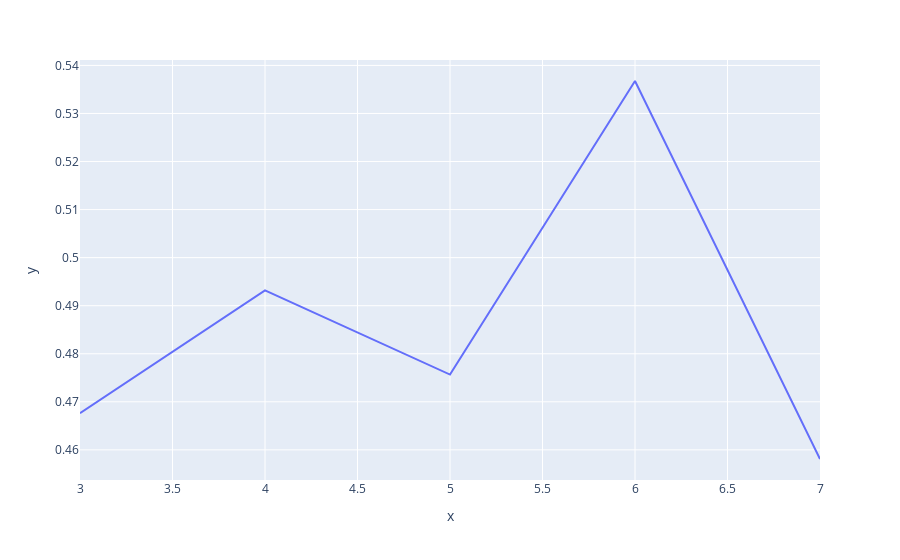

Notebook code cell kept with this figure:
### Code cell
px.line(x = clusters,
       y = ss)

### Figure 1 — Plotly figure (JSON) as saved in the notebook; plotly's stock layout.template omitted (floating-point values rounded to 4 significant figures)
{"data": [{"hovertemplate": "x=%{x}<br>y=%{y}<extra></extra>", "legendgroup": "", "line": {"color": "#636efa", "dash": "solid"}, "marker": {"symbol": "circle"}, "mode": "lines", "name": "", "orientation": "v", "showlegend": false, "type": "scatter", "x": [3, 4, 5, 6, 7], "xaxis": "x", "y": [0.4676, 0.4932, 0.4757, 0.5368, 0.4581], "yaxis": "y"}], "layout": {"legend": {"tracegroupgap": 0}, "margin": {"t": 60}, "xaxis": {"anchor": "y", "domain": [0, 1], "title": {"text": "x"}}, "yaxis": {"anchor": "x", "domain": [0, 1], "title": {"text": "y"}}}}
